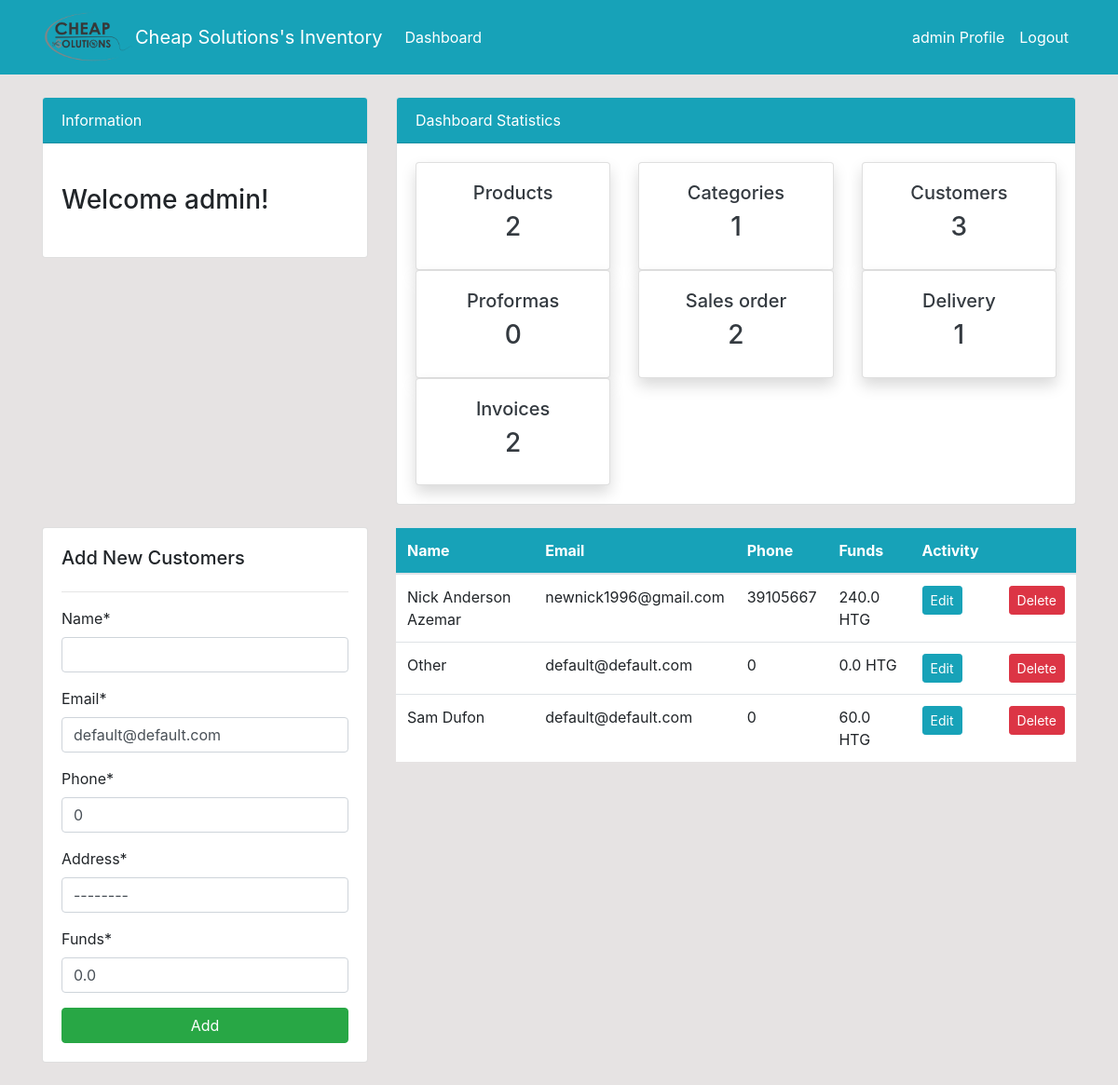
The app's page /customers/ (signed in), older data.
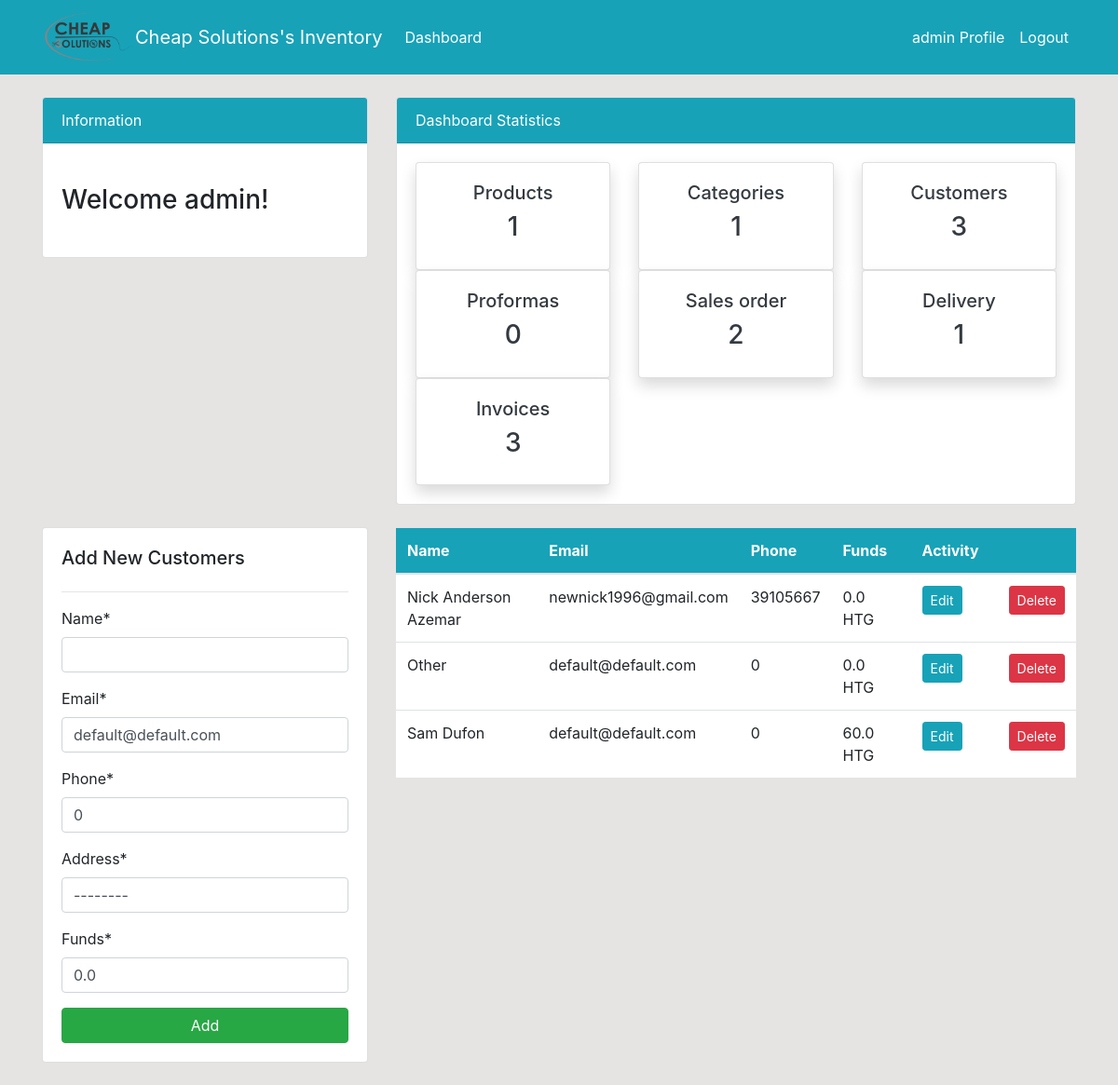
The same page, newer data.
### dashboard/models.py (models this page shows, shortened)
class Customer(models.Model):
    name = models.CharField(max_length=500, unique=True, null =True)
    email = models.EmailField(max_length=254, null=True, default = 'default@default.com')
    phone = models.PositiveIntegerField(null=True, default = 0)
    address = models.CharField(max_length=500, default ='--------', null =True)
    Funds = models.FloatField(null=True, default = 0.0)

### dashboard/decorators.py (the view)
        def wrapper(request, *args, **kwargs):
            group = None
            if request.user.groups.exists():
                group = request.user.groups.all()[0].name
            if group in allowed_roles:
                return view_func(request, *args, **kwargs)
            else:
                return HttpResponse('You are not authorized to view this page')

### dashboard/forms.py
class CustomerForm(forms.ModelForm):
    class Meta:
        model = Customer
        fields = '__all__'

### templates/dashboard/customers.html (shortened to what this page needs)
{% extends 'partials/base.html' %}
{% load crispy_forms_tags %}
{% block content %}
{% include 'partials/topside.html' %}
<div class="row my-4">
    <div class="col-md-4">
        <div class="card card-body">
            <h5>Add New Customers</h5>
            <hr>
            <form method="POST">
                {{ form|crispy }}
                <input class="btn btn-success btn-block" type="submit" value="Add">
            </form>
        </div>
    </div>
    <div class="col-md-8">
        <table class="table bg-white">
            <thead class="bg-info text-white">
                <tr>
                    <th scope="col">Name</th>
                    <th scope="col">Email</th>
                    <th scope="col">Phone</th>
                    <th scope ="col">Funds</th>
                    <th scope="col">Activity</th>
                    <th scope="col"></th>
                </tr>
            </thead>
            <tbody>
                {% for customer in customer %}
                <tr>
                    <td>{{ customer.name }}</td>
                    <td>{{ customer.email }}</td>
                    <td>{{ customer.phone }}</td>
                    <td>{{ customer.Funds }} HTG</td>
                    <td>
                        <a class="btn btn-info btn-sm mr-2"
                            href="{% url 'dashboard-customers-edit' customer.id %}">Edit</a>
                    </td>
                    <td>
                         <a class="btn btn-danger btn-sm ml-2"
                            href="{% url 'dashboard-customers-delete' customer.id %}">Delete</a>
                    </td>
                </tr>
                {% endfor %}
            </tbody>
        </table>
    </div>
</div>
{% endblock %}

### templates/partials/topside.html (shortened to what the changed rows need)
<div class="row">
    <div class="col-md-8 mt-4">
        <div class="card">
            <div class="card-body">
                <div class="row">
                    <div class="col-md-4">
                        <a class="text-decoration-none text-dark" href="{% url 'dashboard-products' %}">
                            <div class="card my-card shadow">
                                <div class="card-body text-center">
                                    <h5>Products </h5>
                                    <h3>{{ product_count }}</h3>
                                </div>
                            </div>
                        </a>
                    </div>
                    <div class="col-md-4">
                        <a class="text-decoration-none text-dark" href="{% url 'dashboard-invoices' %}">
                            <div class="card my-card shadow">
                                <div class="card-body text-center">
                                    <h5>Invoices </h5>
                                    <h3>{{ invoice_count }}</h3>
                                </div>
                            </div>
                        </a>
                    </div>
                </div>
            </div>
        </div>
    </div>
</div>

Row changes from the older to the newer data that the page shows:
changed Customer "Nick Anderson Azemar": Funds "240.0" → "0.0"
Text that changed along with them:
{{ product_count }}: "2" → "1"
{{ invoice_count }}: "2" → "3"
